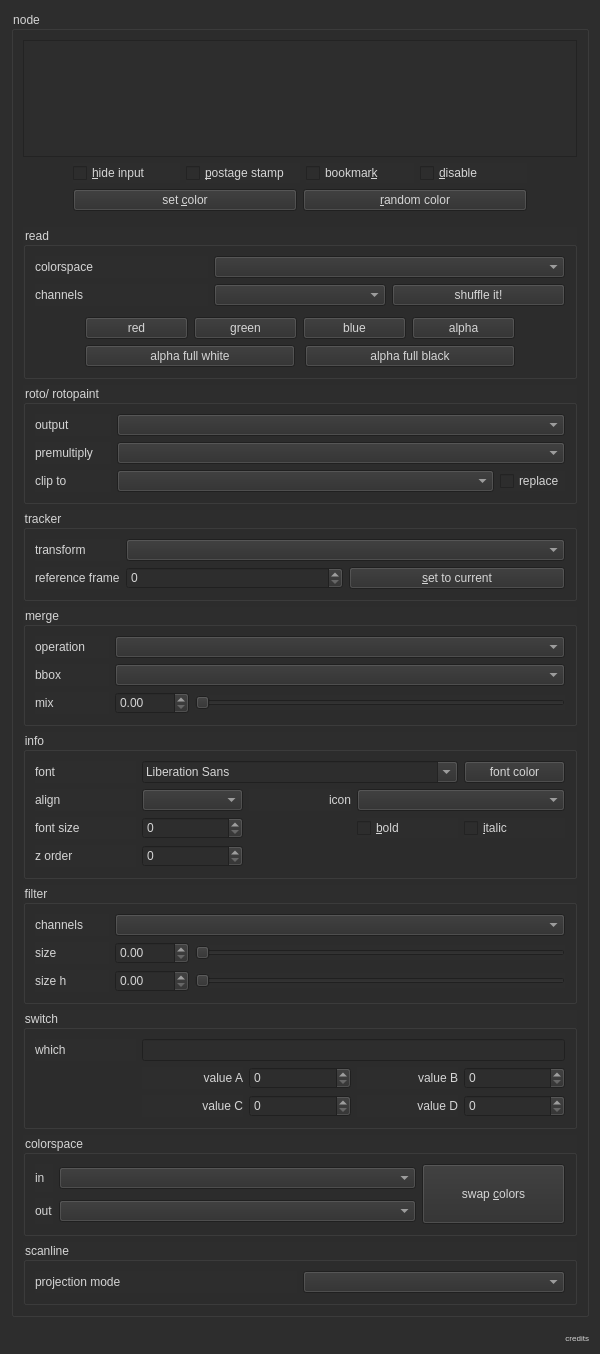
<?xml version="1.0" encoding="UTF-8"?>
<ui version="4.0">
 <class>SmartLabel</class>
 <widget class="QWidget" name="SmartLabel">
  <property name="geometry">
   <rect>
    <x>0</x>
    <y>0</y>
    <width>600</width>
    <height>1354</height>
   </rect>
  </property>
  <property name="minimumSize">
   <size>
    <width>500</width>
    <height>200</height>
   </size>
  </property>
  <property name="windowTitle">
   <string>Label Craft</string>
  </property>
  <property name="windowOpacity">
   <double>0.950000000000000</double>
  </property>
  <property name="styleSheet">
   <string notr="true">background-color: rgb(45, 45, 45);
color: rgb(213, 213, 213);</string>
  </property>
  <layout class="QVBoxLayout" name="verticalLayout_2">
   <item>
    <layout class="QVBoxLayout" name="mainwindow">
     <item>
      <widget class="QGroupBox" name="NodeClass_group">
       <property name="title">
        <string>node</string>
       </property>
       <layout class="QVBoxLayout" name="verticalLayout">
        <item>
         <layout class="QHBoxLayout" name="horlay_label">
          <item>
           <widget class="QTextEdit" name="edt_NodeLabel">
            <property name="cursor" stdset="0">
             <cursorShape>IBeamCursor</cursorShape>
            </property>
            <property name="acceptRichText">
             <bool>true</bool>
            </property>
           </widget>
          </item>
         </layout>
        </item>
        <item>
         <layout class="QVBoxLayout" name="vertlay_common_knobs">
          <property name="leftMargin">
           <number>50</number>
          </property>
          <property name="rightMargin">
           <number>50</number>
          </property>
          <property name="bottomMargin">
           <number>10</number>
          </property>
          <item>
           <layout class="QHBoxLayout" name="horlay_checkable_knobs">
            <item>
             <widget class="QCheckBox" name="ckx_HideInput">
              <property name="text">
               <string>&amp;hide input   </string>
              </property>
             </widget>
            </item>
            <item>
             <widget class="QCheckBox" name="ckx_PostageStamp">
              <property name="text">
               <string>&amp;postage stamp   </string>
              </property>
             </widget>
            </item>
            <item>
             <widget class="QCheckBox" name="ckx_Bookmark">
              <property name="text">
               <string>bookmar&amp;k   </string>
              </property>
             </widget>
            </item>
            <item>
             <widget class="QCheckBox" name="ckx_Disable">
              <property name="text">
               <string>&amp;disable   </string>
              </property>
             </widget>
            </item>
           </layout>
          </item>
          <item>
           <layout class="QHBoxLayout" name="horlay_color_nodes">
            <item>
             <widget class="QPushButton" name="btn_NodeColor">
              <property name="toolTip">
               <string>Set a custom color to selected node.</string>
              </property>
              <property name="text">
               <string>set &amp;color</string>
              </property>
             </widget>
            </item>
            <item>
             <widget class="QPushButton" name="btn_random_color">
              <property name="toolTip">
               <string>Set a random color to selected node.</string>
              </property>
              <property name="text">
               <string>&amp;random color</string>
              </property>
             </widget>
            </item>
           </layout>
          </item>
         </layout>
        </item>
        <item>
         <widget class="QGroupBox" name="grp_Read">
          <property name="title">
           <string>read</string>
          </property>
          <layout class="QGridLayout" name="gridLayout_7" columnstretch="0,0,0">
           <item row="1" column="0">
            <widget class="QLabel" name="lbl_ReadChannels">
             <property name="text">
              <string>channels</string>
             </property>
            </widget>
           </item>
           <item row="1" column="1">
            <widget class="QComboBox" name="cbx_Channels">
             <property name="toolTip">
              <string> Select a Layer to shuffle it.</string>
             </property>
            </widget>
           </item>
           <item row="0" column="0">
            <widget class="QLabel" name="lbl_ReadColorspace">
             <property name="text">
              <string>colorspace</string>
             </property>
            </widget>
           </item>
           <item row="0" column="1" colspan="2">
            <widget class="QComboBox" name="cbx_Colorspace">
             <property name="toolTip">
              <string> Sets the color transform used to convert this file to Nuke's working space.</string>
             </property>
            </widget>
           </item>
           <item row="1" column="2">
            <widget class="QPushButton" name="btn_Shuffle">
             <property name="toolTip">
              <string> Shuffle out the selected Layer.</string>
             </property>
             <property name="text">
              <string>shuffle it!</string>
             </property>
            </widget>
           </item>
           <item row="3" column="0" colspan="3">
            <layout class="QHBoxLayout" name="horlay_shuffle_bw">
             <property name="spacing">
              <number>10</number>
             </property>
             <property name="leftMargin">
              <number>50</number>
             </property>
             <property name="rightMargin">
              <number>50</number>
             </property>
             <item>
              <widget class="QPushButton" name="btn_shuffle_white">
               <property name="toolTip">
                <string> Shuffle / Set all Channels to White.</string>
               </property>
               <property name="text">
                <string>alpha full white</string>
               </property>
              </widget>
             </item>
             <item>
              <widget class="QPushButton" name="btn_shuffle_black">
               <property name="toolTip">
                <string> Shuffle / Set all Channels to Black.</string>
               </property>
               <property name="text">
                <string>alpha full black</string>
               </property>
              </widget>
             </item>
            </layout>
           </item>
           <item row="2" column="0" colspan="3">
            <layout class="QHBoxLayout" name="horlay_shuffle_channels">
             <property name="leftMargin">
              <number>50</number>
             </property>
             <property name="topMargin">
              <number>5</number>
             </property>
             <property name="rightMargin">
              <number>50</number>
             </property>
             <item>
              <widget class="QPushButton" name="btn_shuffle_red">
               <property name="toolTip">
                <string> Shuffle / Set the Red Channel.</string>
               </property>
               <property name="text">
                <string>red</string>
               </property>
              </widget>
             </item>
             <item>
              <widget class="QPushButton" name="btn_shuffle_green">
               <property name="toolTip">
                <string> Shuffle / Set the Green Channel.</string>
               </property>
               <property name="text">
                <string>green</string>
               </property>
              </widget>
             </item>
             <item>
              <widget class="QPushButton" name="btn_shuffle_blue">
               <property name="toolTip">
                <string> Shuffle / Set the Blue Channel.</string>
               </property>
               <property name="text">
                <string>blue</string>
               </property>
              </widget>
             </item>
             <item>
              <widget class="QPushButton" name="btn_shuffle_alpha">
               <property name="toolTip">
                <string> Shuffle / Set the Alpha Channel.</string>
               </property>
               <property name="text">
                <string>alpha</string>
               </property>
              </widget>
             </item>
            </layout>
           </item>
          </layout>
         </widget>
        </item>
        <item>
         <widget class="QGroupBox" name="grp_Roto">
          <property name="title">
           <string>roto/ rotopaint</string>
          </property>
          <layout class="QGridLayout" name="gridLayout_9" columnstretch="1,5,0">
           <item row="2" column="0">
            <widget class="QLabel" name="lbl_Premult">
             <property name="text">
              <string>premultiply</string>
             </property>
             <property name="buddy">
              <cstring>cbx_RotoPremult</cstring>
             </property>
            </widget>
           </item>
           <item row="1" column="0">
            <widget class="QLabel" name="lbl_Output">
             <property name="text">
              <string>output</string>
             </property>
             <property name="buddy">
              <cstring>cbx_RotoOutput</cstring>
             </property>
            </widget>
           </item>
           <item row="3" column="0">
            <widget class="QLabel" name="lbl_Cliptype">
             <property name="text">
              <string>clip to</string>
             </property>
             <property name="buddy">
              <cstring>cbx_RotoCliptype</cstring>
             </property>
            </widget>
           </item>
           <item row="3" column="1">
            <widget class="QComboBox" name="cbx_RotoCliptype">
             <property name="toolTip">
              <string> Select the crop to output.</string>
             </property>
            </widget>
           </item>
           <item row="3" column="2">
            <widget class="QCheckBox" name="ckx_RotoReplace">
             <property name="text">
              <string>replace</string>
             </property>
            </widget>
           </item>
           <item row="2" column="1" colspan="2">
            <widget class="QComboBox" name="cbx_RotoPremult">
             <property name="toolTip">
              <string> Premultiply multiplies the chosen input channels with a mask representing the roto shapes.</string>
             </property>
            </widget>
           </item>
           <item row="1" column="1" colspan="2">
            <widget class="QComboBox" name="cbx_RotoOutput">
             <property name="toolTip">
              <string> The roto shapes are rendered into these output channels. The output channels are the same for all shapes created using this node - you cannot create a subset of shapes and output them to a different channel.</string>
             </property>
            </widget>
           </item>
          </layout>
         </widget>
        </item>
        <item>
         <widget class="QGroupBox" name="grp_Tracker">
          <property name="title">
           <string>tracker</string>
          </property>
          <layout class="QGridLayout" name="gridLayout" columnstretch="0,2,2">
           <item row="0" column="0">
            <widget class="QLabel" name="lbl_TrackerTransform">
             <property name="text">
              <string>transform</string>
             </property>
             <property name="buddy">
              <cstring>cbx_TrackerTransform</cstring>
             </property>
            </widget>
           </item>
           <item row="2" column="0">
            <widget class="QLabel" name="lbl_TrackerRefFrame">
             <property name="text">
              <string>reference frame</string>
             </property>
             <property name="buddy">
              <cstring>spn_TrackerRefFrame</cstring>
             </property>
            </widget>
           </item>
           <item row="2" column="1">
            <widget class="QSpinBox" name="spn_TrackerRefFrame">
             <property name="toolTip">
              <string> Sets the frame in the input sequence to use as the reference or identity frame.</string>
             </property>
            </widget>
           </item>
           <item row="2" column="2">
            <widget class="QPushButton" name="btn_TrackerGetFrame">
             <property name="toolTip">
              <string> use alt + g as shortcut
 Set current frame from viewer</string>
             </property>
             <property name="text">
              <string>&amp;set to current</string>
             </property>
            </widget>
           </item>
           <item row="0" column="1" colspan="2">
            <widget class="QComboBox" name="cbx_TrackerTransform">
             <property name="toolTip">
              <string> Sets the type of transform to apply.</string>
             </property>
            </widget>
           </item>
          </layout>
         </widget>
        </item>
        <item>
         <widget class="QGroupBox" name="grp_Merge">
          <property name="title">
           <string>merge</string>
          </property>
          <layout class="QGridLayout" name="gridLayout_2" columnstretch="1,1,5">
           <item row="2" column="1">
            <widget class="QDoubleSpinBox" name="spn_Mix">
             <property name="toolTip">
              <string> Dissolves between the original image at 0 and the full merge at 1.</string>
             </property>
             <property name="decimals">
              <number>2</number>
             </property>
             <property name="maximum">
              <double>1.000000000000000</double>
             </property>
             <property name="singleStep">
              <double>0.010000000000000</double>
             </property>
            </widget>
           </item>
           <item row="2" column="2">
            <widget class="QSlider" name="sld_Mix">
             <property name="toolTip">
              <string> Dissolves between the original image at 0 and the full merge at 1.</string>
             </property>
             <property name="pageStep">
              <number>1</number>
             </property>
             <property name="orientation">
              <enum>Qt::Horizontal</enum>
             </property>
            </widget>
           </item>
           <item row="1" column="1" colspan="2">
            <widget class="QComboBox" name="cbx_MergeBBox">
             <property name="toolTip">
              <string>&lt;html&gt;&lt;head/&gt;&lt;body&gt;&lt;p&gt; Sets the output bounding box type and any data outside this region is clipped off.&lt;/p&gt;&lt;/body&gt;&lt;/html&gt;</string>
             </property>
            </widget>
           </item>
           <item row="0" column="0">
            <widget class="QLabel" name="lbl_MergeOperation">
             <property name="text">
              <string>operation</string>
             </property>
             <property name="buddy">
              <cstring>cbx_MergeOperation</cstring>
             </property>
            </widget>
           </item>
           <item row="1" column="0">
            <widget class="QLabel" name="lbl_MergeBbox">
             <property name="text">
              <string>bbox</string>
             </property>
             <property name="buddy">
              <cstring>cbx_MergeBBox</cstring>
             </property>
            </widget>
           </item>
           <item row="2" column="0">
            <widget class="QLabel" name="lbl_Mix">
             <property name="text">
              <string>mix</string>
             </property>
             <property name="buddy">
              <cstring>sld_Mix</cstring>
             </property>
            </widget>
           </item>
           <item row="0" column="1" colspan="2">
            <widget class="QComboBox" name="cbx_MergeOperation">
             <property name="toolTip">
              <string> Sets the Merge algorithm to use.</string>
             </property>
            </widget>
           </item>
          </layout>
         </widget>
        </item>
        <item>
         <widget class="QGroupBox" name="grp_Info">
          <property name="title">
           <string>info</string>
          </property>
          <layout class="QGridLayout" name="gridLayout_4" columnstretch="0,0,0,0,0">
           <item row="1" column="1">
            <widget class="QComboBox" name="cbx_InfoAlign">
             <property name="toolTip">
              <string>set alignment for Backdrop and StickyNote</string>
             </property>
            </widget>
           </item>
           <item row="1" column="0">
            <widget class="QLabel" name="lbl_InfoAlign">
             <property name="text">
              <string>align</string>
             </property>
             <property name="buddy">
              <cstring>cbx_InfoAlign</cstring>
             </property>
            </widget>
           </item>
           <item row="0" column="4">
            <widget class="QPushButton" name="btn_FontColor">
             <property name="text">
              <string>font color</string>
             </property>
            </widget>
           </item>
           <item row="3" column="0">
            <widget class="QLabel" name="lbl_InfoZOrder">
             <property name="text">
              <string>z order</string>
             </property>
             <property name="buddy">
              <cstring>spn_InfoZOrder</cstring>
             </property>
            </widget>
           </item>
           <item row="0" column="1" colspan="3">
            <widget class="QFontComboBox" name="fnt_FontFace"/>
           </item>
           <item row="3" column="1">
            <widget class="QSpinBox" name="spn_InfoZOrder">
             <property name="toolTip">
              <string>set zOrder for Backdrop</string>
             </property>
            </widget>
           </item>
           <item row="0" column="0">
            <widget class="QLabel" name="lbl_Font">
             <property name="text">
              <string>font</string>
             </property>
            </widget>
           </item>
           <item row="1" column="3" colspan="2">
            <widget class="QComboBox" name="cbx_InfoIcon">
             <property name="toolTip">
              <string>put an Icon at the beginning of the text</string>
             </property>
            </widget>
           </item>
           <item row="2" column="4">
            <widget class="QCheckBox" name="ckx_InfoItalic">
             <property name="toolTip">
              <string>set font as italic to Backdrop and StickyNote</string>
             </property>
             <property name="text">
              <string>&amp;italic</string>
             </property>
            </widget>
           </item>
           <item row="1" column="2">
            <widget class="QLabel" name="lbl_InfoIcon">
             <property name="layoutDirection">
              <enum>Qt::LeftToRight</enum>
             </property>
             <property name="text">
              <string>icon</string>
             </property>
             <property name="alignment">
              <set>Qt::AlignRight|Qt::AlignTrailing|Qt::AlignVCenter</set>
             </property>
             <property name="buddy">
              <cstring>cbx_InfoIcon</cstring>
             </property>
            </widget>
           </item>
           <item row="2" column="0">
            <widget class="QLabel" name="lbl_InfoFontSize">
             <property name="text">
              <string>font size</string>
             </property>
             <property name="buddy">
              <cstring>spn_InfoFontSize</cstring>
             </property>
            </widget>
           </item>
           <item row="2" column="1">
            <widget class="QSpinBox" name="spn_InfoFontSize">
             <property name="toolTip">
              <string>set the font size to Backdrop and StickyNote</string>
             </property>
            </widget>
           </item>
           <item row="2" column="3">
            <widget class="QCheckBox" name="ckx_InfoBold">
             <property name="toolTip">
              <string>set font as bold to Backdrop and StickyNote</string>
             </property>
             <property name="text">
              <string>&amp;bold</string>
             </property>
            </widget>
           </item>
          </layout>
         </widget>
        </item>
        <item>
         <widget class="QGroupBox" name="grp_Filter">
          <property name="title">
           <string>filter</string>
          </property>
          <layout class="QGridLayout" name="gridLayout_3" columnstretch="1,1,5">
           <item row="1" column="2">
            <widget class="QSlider" name="sld_FilterSize">
             <property name="toolTip">
              <string>set filter size for Filter nodes</string>
             </property>
             <property name="orientation">
              <enum>Qt::Horizontal</enum>
             </property>
            </widget>
           </item>
           <item row="1" column="1">
            <widget class="QDoubleSpinBox" name="spn_FilterSize">
             <property name="toolTip">
              <string>set filter size for Filter nodes</string>
             </property>
            </widget>
           </item>
           <item row="1" column="0">
            <widget class="QLabel" name="lbl_FilterSize">
             <property name="text">
              <string>size</string>
             </property>
             <property name="buddy">
              <cstring>spn_FilterSize</cstring>
             </property>
            </widget>
           </item>
           <item row="0" column="0">
            <widget class="QLabel" name="lbl_Channels">
             <property name="text">
              <string>channels</string>
             </property>
             <property name="buddy">
              <cstring>cbx_FilterChannels</cstring>
             </property>
            </widget>
           </item>
           <item row="3" column="2">
            <widget class="QSlider" name="sld_FilterSizeB">
             <property name="toolTip">
              <string>set filter size for Filter nodes</string>
             </property>
             <property name="orientation">
              <enum>Qt::Horizontal</enum>
             </property>
            </widget>
           </item>
           <item row="3" column="1">
            <widget class="QDoubleSpinBox" name="spn_FilterSizeB">
             <property name="toolTip">
              <string>set filter size for Filter nodes</string>
             </property>
            </widget>
           </item>
           <item row="3" column="0">
            <widget class="QLabel" name="lbl_FilterSizeB">
             <property name="text">
              <string>size h</string>
             </property>
             <property name="buddy">
              <cstring>sld_FilterSizeB</cstring>
             </property>
            </widget>
           </item>
           <item row="0" column="1" colspan="2">
            <widget class="QComboBox" name="cbx_FilterChannels">
             <property name="toolTip">
              <string>set channel for Filter nodes</string>
             </property>
            </widget>
           </item>
          </layout>
         </widget>
        </item>
        <item>
         <widget class="QGroupBox" name="grp_Switch">
          <property name="title">
           <string>switch</string>
          </property>
          <layout class="QGridLayout" name="gridLayout_6">
           <item row="0" column="0">
            <widget class="QLabel" name="lbl_SwitchWhich">
             <property name="text">
              <string>which</string>
             </property>
             <property name="buddy">
              <cstring>edt_SwitchWhich</cstring>
             </property>
            </widget>
           </item>
           <item row="2" column="1">
            <widget class="QLabel" name="lbl_value_A">
             <property name="text">
              <string>value A</string>
             </property>
             <property name="alignment">
              <set>Qt::AlignRight|Qt::AlignTrailing|Qt::AlignVCenter</set>
             </property>
             <property name="buddy">
              <cstring>spn_Switch_value_A</cstring>
             </property>
            </widget>
           </item>
           <item row="2" column="4">
            <widget class="QSpinBox" name="spn_Switch_value_B">
             <property name="toolTip">
              <string>set second frame value for inrange expression</string>
             </property>
            </widget>
           </item>
           <item row="2" column="3">
            <widget class="QLabel" name="lbl_value_B">
             <property name="text">
              <string>value B</string>
             </property>
             <property name="alignment">
              <set>Qt::AlignRight|Qt::AlignTrailing|Qt::AlignVCenter</set>
             </property>
             <property name="buddy">
              <cstring>spn_Switch_value_B</cstring>
             </property>
            </widget>
           </item>
           <item row="2" column="2">
            <widget class="QSpinBox" name="spn_Switch_value_A">
             <property name="toolTip">
              <string>set frame value for expressions</string>
             </property>
            </widget>
           </item>
           <item row="0" column="1" colspan="4">
            <widget class="QLineEdit" name="edt_SwitchWhich">
             <property name="toolTip">
              <string>set input value for Switch and Dissolve</string>
             </property>
            </widget>
           </item>
           <item row="3" column="2">
            <widget class="QSpinBox" name="spn_Switch_value_C"/>
           </item>
           <item row="3" column="4">
            <widget class="QSpinBox" name="spn_Switch_value_D"/>
           </item>
           <item row="3" column="1">
            <widget class="QLabel" name="lbl_value_C">
             <property name="text">
              <string>value C</string>
             </property>
             <property name="alignment">
              <set>Qt::AlignRight|Qt::AlignTrailing|Qt::AlignVCenter</set>
             </property>
            </widget>
           </item>
           <item row="3" column="3">
            <widget class="QLabel" name="lbl_value_D">
             <property name="text">
              <string>value D</string>
             </property>
             <property name="alignment">
              <set>Qt::AlignRight|Qt::AlignTrailing|Qt::AlignVCenter</set>
             </property>
            </widget>
           </item>
          </layout>
         </widget>
        </item>
        <item>
         <widget class="QGroupBox" name="grp_Colorspaces">
          <property name="title">
           <string>colorspace</string>
          </property>
          <layout class="QGridLayout" name="gridLayout_5" columnstretch="0,5,2">
           <item row="1" column="1">
            <widget class="QComboBox" name="cbx_ColorValueB">
             <property name="toolTip">
              <string>set out colorspace for OCIOColorspace and Colorspace</string>
             </property>
            </widget>
           </item>
           <item row="0" column="2" rowspan="2">
            <widget class="QPushButton" name="btn_ColorspaceSwap">
             <property name="minimumSize">
              <size>
               <width>0</width>
               <height>60</height>
              </size>
             </property>
             <property name="toolTip">
              <string>swap between in and out values
use alt + c as shortcut</string>
             </property>
             <property name="text">
              <string>swap &amp;colors</string>
             </property>
            </widget>
           </item>
           <item row="0" column="1">
            <widget class="QComboBox" name="cbx_ColorValueA">
             <property name="toolTip">
              <string>set log2lin/ lin2log to Log2Lin
set in colorspace for OCIOColorspace and Colorspace</string>
             </property>
            </widget>
           </item>
           <item row="0" column="0">
            <widget class="QLabel" name="lbl_ColorValueA">
             <property name="text">
              <string>in</string>
             </property>
            </widget>
           </item>
           <item row="1" column="0">
            <widget class="QLabel" name="lbl_ColorValueB">
             <property name="text">
              <string>out</string>
             </property>
            </widget>
           </item>
          </layout>
         </widget>
        </item>
        <item>
         <widget class="QGroupBox" name="grp_Scanline">
          <property name="title">
           <string>scanline</string>
          </property>
          <layout class="QGridLayout" name="gridLayout_8">
           <item row="0" column="0">
            <widget class="QLabel" name="lbl_projection_mode">
             <property name="text">
              <string>projection mode</string>
             </property>
            </widget>
           </item>
           <item row="0" column="1">
            <widget class="QComboBox" name="cbx_projection_mode"/>
           </item>
          </layout>
         </widget>
        </item>
       </layout>
      </widget>
     </item>
     <item>
      <layout class="QHBoxLayout" name="horlay_credits">
       <property name="topMargin">
        <number>10</number>
       </property>
       <item>
        <widget class="QLabel" name="lbl_credits">
         <property name="font">
          <font>
           <family>MS Shell Dlg 2</family>
           <pointsize>6</pointsize>
           <weight>50</weight>
           <italic>false</italic>
           <bold>false</bold>
          </font>
         </property>
         <property name="text">
          <string>credits</string>
         </property>
         <property name="alignment">
          <set>Qt::AlignRight|Qt::AlignTrailing|Qt::AlignVCenter</set>
         </property>
        </widget>
       </item>
      </layout>
     </item>
    </layout>
   </item>
  </layout>
 </widget>
 <tabstops>
  <tabstop>edt_NodeLabel</tabstop>
  <tabstop>ckx_HideInput</tabstop>
  <tabstop>ckx_PostageStamp</tabstop>
  <tabstop>ckx_Bookmark</tabstop>
  <tabstop>ckx_Disable</tabstop>
  <tabstop>btn_NodeColor</tabstop>
  <tabstop>btn_random_color</tabstop>
  <tabstop>cbx_Colorspace</tabstop>
  <tabstop>cbx_Channels</tabstop>
  <tabstop>btn_Shuffle</tabstop>
  <tabstop>btn_shuffle_red</tabstop>
  <tabstop>btn_shuffle_green</tabstop>
  <tabstop>btn_shuffle_blue</tabstop>
  <tabstop>btn_shuffle_alpha</tabstop>
  <tabstop>btn_shuffle_white</tabstop>
  <tabstop>btn_shuffle_black</tabstop>
  <tabstop>cbx_RotoOutput</tabstop>
  <tabstop>cbx_RotoPremult</tabstop>
  <tabstop>cbx_RotoCliptype</tabstop>
  <tabstop>ckx_RotoReplace</tabstop>
  <tabstop>cbx_TrackerTransform</tabstop>
  <tabstop>spn_TrackerRefFrame</tabstop>
  <tabstop>btn_TrackerGetFrame</tabstop>
  <tabstop>cbx_MergeOperation</tabstop>
  <tabstop>cbx_MergeBBox</tabstop>
  <tabstop>spn_Mix</tabstop>
  <tabstop>sld_Mix</tabstop>
  <tabstop>fnt_FontFace</tabstop>
  <tabstop>btn_FontColor</tabstop>
  <tabstop>cbx_InfoAlign</tabstop>
  <tabstop>cbx_InfoIcon</tabstop>
  <tabstop>spn_InfoFontSize</tabstop>
  <tabstop>ckx_InfoBold</tabstop>
  <tabstop>ckx_InfoItalic</tabstop>
  <tabstop>spn_InfoZOrder</tabstop>
  <tabstop>cbx_FilterChannels</tabstop>
  <tabstop>spn_FilterSize</tabstop>
  <tabstop>sld_FilterSize</tabstop>
  <tabstop>spn_FilterSizeB</tabstop>
  <tabstop>sld_FilterSizeB</tabstop>
  <tabstop>edt_SwitchWhich</tabstop>
  <tabstop>spn_Switch_value_A</tabstop>
  <tabstop>spn_Switch_value_B</tabstop>
  <tabstop>spn_Switch_value_C</tabstop>
  <tabstop>spn_Switch_value_D</tabstop>
  <tabstop>cbx_ColorValueA</tabstop>
  <tabstop>cbx_ColorValueB</tabstop>
  <tabstop>btn_ColorspaceSwap</tabstop>
  <tabstop>cbx_projection_mode</tabstop>
 </tabstops>
 <resources/>
 <connections/>
</ui>
